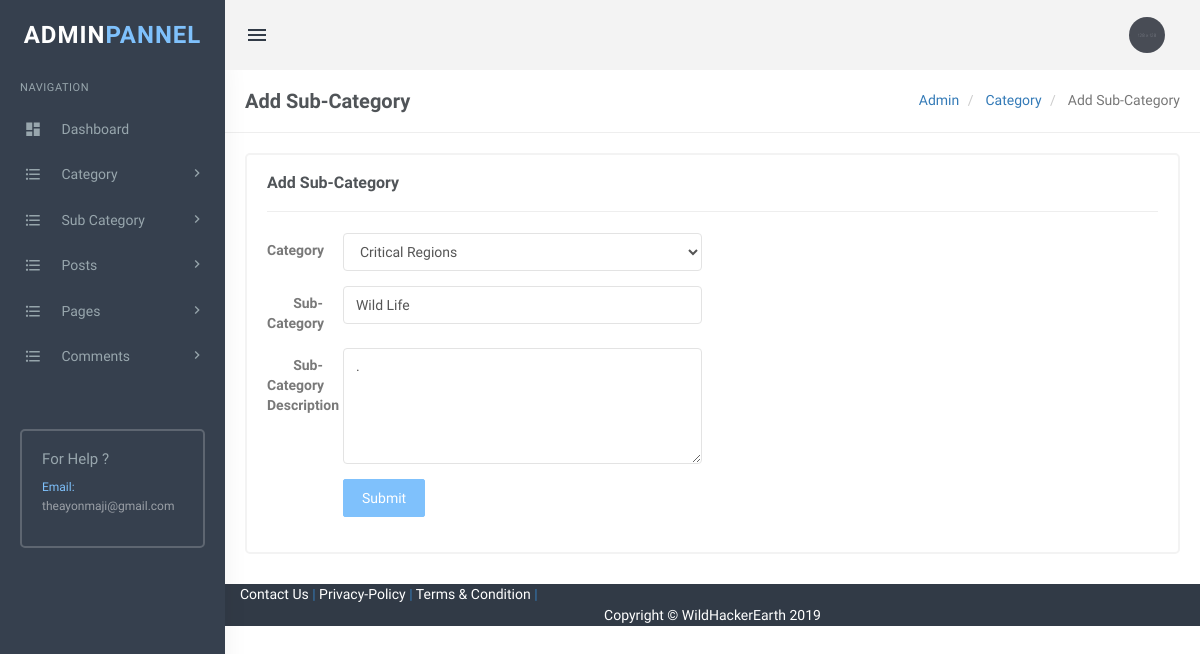
/admin/edit-subcategory.php?scid=10 (signed in), run on the app's committed database.
### tables this page shows
CREATE TABLE `tblsubcategory` (
  `SubCategoryId` int(11) NOT NULL,
  `CategoryId` int(11) DEFAULT NULL,
  `Subcategory` varchar(255) DEFAULT NULL,
  `SubCatDescription` mediumtext,
  `PostingDate` timestamp NOT NULL DEFAULT CURRENT_TIMESTAMP,
  `UpdationDate` timestamp NULL DEFAULT '0000-00-00 00:00:00' ON UPDATE CURRENT_TIMESTAMP,
  `Is_Active` int(1) DEFAULT NULL
);

CREATE TABLE `tblcategory` (
  `id` int(11) NOT NULL,
  `CategoryName` varchar(200) DEFAULT NULL,
  `Description` mediumtext,
  `PostingDate` timestamp NULL DEFAULT CURRENT_TIMESTAMP,
  `UpdationDate` timestamp NULL DEFAULT '0000-00-00 00:00:00' ON UPDATE CURRENT_TIMESTAMP,
  `Is_Active` int(1) DEFAULT NULL
);

### admin/edit-subcategory.php (the view, shortened to what this page needs)
<?php
include('includes/config.php');
if(strlen($_SESSION['login'])==0)
  {
header('location:index.php');
}
else{
?>
<!DOCTYPE html>
<html lang="en">
    <head>
        <link href="assets/css/bootstrap.min.css" rel="stylesheet" type="text/css" />
        <link href="assets/css/core.css" rel="stylesheet" type="text/css" />
        <link href="assets/css/components.css" rel="stylesheet" type="text/css" />
        <link href="assets/css/icons.css" rel="stylesheet" type="text/css" />
        <link href="assets/css/pages.css" rel="stylesheet" type="text/css" />
        <link href="assets/css/menu.css" rel="stylesheet" type="text/css" />
        <link href="assets/css/responsive.css" rel="stylesheet" type="text/css" />
		<link rel="stylesheet" href="../plugins/switchery/switchery.min.css">
    </head>
    <body class="fixed-left">
        <div id="wrapper">
 <?php include('includes/topheader.php');?>
           <?php include('includes/leftsidebar.php');?>
            <div class="content-page">
                <div class="content">
                    <div class="container">
                        <div class="row">
							<div class="col-xs-12">
								<div class="page-title-box">
                                    <h4 class="page-title">Add Sub-Category</h4>
                                    <ol class="breadcrumb p-0 m-0">
                                        <li>
                                            <a href="#">Admin</a>
                                        </li>
                                        <li>
                                            <a href="#">Category </a>
                                        </li>
                                        <li class="active">
                                            Add Sub-Category
                                        </li>
                                    </ol>
                                    <div class="clearfix"></div>
                                </div>
							</div>
						</div>
                        <div class="row">
                            <div class="col-sm-12">
                                <div class="card-box">
                                    <h4 class="m-t-0 header-title"><b>Add Sub-Category </b></h4>
                                    <hr />
<div class="row">
<div class="col-sm-6">
</div>
</div>
<?php
$subcatid=intval($_GET['scid']);
$query=mysqli_query($con,"Select tblcategory.CategoryName as catname,tblcategory.id as catid,tblsubcategory.Subcategory as subcatname,tblsubcategory.SubCatDescription as SubCatDescription,tblsubcategory.PostingDate as subcatpostingdate,tblsubcategory.UpdationDate as subcatupdationdate,tblsubcategory.SubCategoryId as subcatid from tblsubcategory join tblcategory on tblsubcategory.CategoryId=tblcategory.id where tblsubcategory.Is_Active=1 and  SubCategoryId='$subcatid'");
while($row=mysqli_fetch_array($query))
{
?>
                        			<div class="row">
                        				<div class="col-md-6">
                        					<form class="form-horizontal" name="category" method="post">
	                                            <div class="form-group">
	                                                <label class="col-md-2 control-label">Category</label>
	                                                <div class="col-md-10">
	                                                  <select class="form-control" name="category" required>
                                                   <option value="<?php echo htmlentities($row['catid']);?>"><?php echo htmlentities($row['catname']);?></option>
                                                        </select>
	                                                </div>
	                                            </div>
    <div class="form-group">
                                                    <label class="col-md-2 control-label">Sub-Category</label>
                                                    <div class="col-md-10">
                                                        <input type="text" class="form-control" value="<?php echo htmlentities($row['subcatname']);?>" name="subcategory" required>
                                                    </div>
                                                </div>
	                                            <div class="form-group">
	                                                <label class="col-md-2 control-label">Sub-Category Description</label>
	                                                <div class="col-md-10">
	                                   <textarea class="form-control" rows="5" name="sucatdescription" required><?php echo htmlentities($row['SubCatDescription']);?></textarea>
	                                                </div>
	                                            </div>
<?php } ?>
        <div class="form-group">
                                                    <label class="col-md-2 control-label">&nbsp;</label>
                                                    <div class="col-md-10">
                                                <button type="submit" class="btn btn-custom waves-effect waves-light btn-md" name="submitsubcat">
                                                    Submit
                                                </button>
                                                    </div>
                                                </div>
	                                        </form>
                        				</div>
                        			</div>
                                </div>
                            </div>
                        </div>
                    </div>
                </div>
<?php include('includes/footer.php');?>
            </div>
        </div>
    </body>
</html>
<?php } ?>

### admin/assets/css/core.css (style rules this page uses)
body { font-family: 'Varela Round', sans-serif; margin: 0; padding-bottom: 60px; overflow-x: hidden; color: #797979; }
html { position: relative; min-height: 100%; }
.h1, .h2, .h3, .h4, .h5, .h6, h1, h2, h3, h4, h5, h6 { color: #505458; font-family: 'Hind Madurai', sans-serif; margin: 10px 0; }
* { outline: none !important; }
b, strong { font-weight: 600; font-family: 'Hind Madurai', sans-serif; }
.container { width: auto; }
#wrapper { height: 100%; overflow: hidden; width: 100%; }
.p-0 { padding: 0 !important; }
.m-0 { margin: 0 !important; }
.m-t-0 { margin-top: 0 !important; }
.card-box { padding: 20px; border: 2px solid #f3f3f3; -webkit-border-radius: 5px; border-radius: 5px; -moz-border-radius: 5px; background-clip: padding-box; margin-bottom: 20px; background-color: #ffffff; }
.row { margin-right: -10px; margin-left: -10px; }
.col-lg-1, .col-lg-10, .col-lg-11, .col-lg-12, .col-lg-2, .col-lg-3, .col-lg-4, .col-lg-5, .col-lg-6, .col-lg-7, .col-lg-8, .col-lg-9, .col-md-1, .col-md-10, .col-md-11, .col-md-12, .col-md-2, .col-md-3, .col-md-4, .col-md-5, .col-md-6, .col-md-7, .col-md-8, .col-md-9, .col-sm-1, .col-sm-10, .col-sm-11, .col-sm-12, .col-sm-2, .col-sm-3, .col-sm-4, .col-sm-5, .col-sm-6, .col-sm-7, .col-sm-8, .col-sm-9, .col-xs-1, .col-xs-10, .col-xs-11, .col-xs-12, .col-xs-2, .col-xs-3, .col-xs-4, .col-xs-5, .col-xs-6, .col-xs-7, .col-xs-8, .col-xs-9 { padding-left: 10px; padding-right: 10px; }
.breadcrumb { background-color: transparent; margin-bottom: 15px; padding-top: 10px; padding-left: 0; }
.waves-effect { position: relative; cursor: pointer; display: inline-block; overflow: hidden; -webkit-user-select: none; -moz-user-select: none; -ms-user-select: none; user-select: none; -webkit-tap-highlight-color: transparent; vertical-align: middle; z-index: 1; will-change: opacity, transform; -webkit-transition: all 0.3s ease-out; -moz-transition: all 0.3s ease-out; -o-transition: all 0.3s ease-out; -ms-transition: all 0.3s ease-out; transition: all 0.3s ease-out; }

### admin/assets/css/menu.css (style rules this page uses)
.content-page { margin-left: 225px; overflow: hidden; }
.content-page .content { padding: 0 5px 10px 5px; margin-top: 70px; }
.page-title { font-size: 20px; margin-bottom: 0; margin-top: 0; font-weight: 600; }
.header-title { font-size: 16px; line-height: 16px; margin-bottom: 8px; font-weight: 600; }
.page-title-box { padding: 20px; border-bottom: 1px solid #eee; margin: 0 -20px 20px -20px; }
.page-title-box .page-title { margin-bottom: 0; float: left; }
.page-title-box .breadcrumb { float: right; background-color: transparent !important; }

### data on the page
tblsubcategory: category "Critical Regions", subcategory "Wild Life", sucatdescription "."
